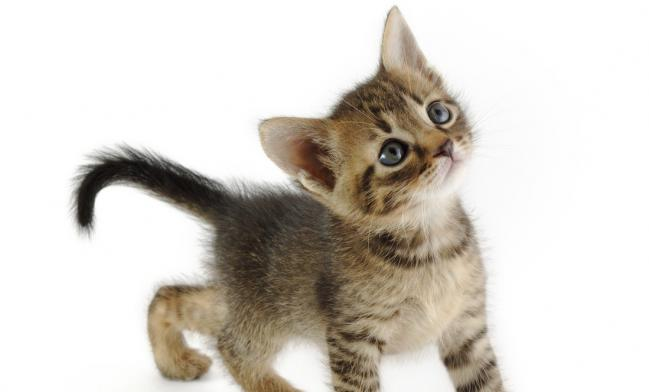
//> input picture OpencvLibro/Remaping/cat.jpg, 649 x 392 px
$ ./main   (built with g++ and OpenCV 4)
//> lines starting //> are read from the running program, lines starting //| are printed output that depends on the picture
//En este ejemplo se muestra como modificar la pocicion de los pixeles de una imagen, esto se conoce como
//transformaciones geometricas.
//Se utiliza la funcion remap para situar los nuevos pixeles en una nueva matriz, estos pixeles aparecen en un lugar diferente,
//la funcion remap permite cualquier transformacion geometrica dise馻da por el programador, pero son necesarios los argumentos que pide.
#include <opencv2/highgui/highgui.hpp>
#include <opencv2/imgproc/imgproc.hpp>
#include <cstdio>
#include <opencv2/opencv.hpp>
using namespace cv;
using namespace std;

void wave(Mat &imagen, Mat &resultado);
int main(){
	char NI[] = "cat.jpg";
	Mat img = imread(NI);
//> img is the input picture: 392 rows x 649 cols, CV_8UC3; mean B, G, R 201.3, 208.4, 213.4
	Mat dst;
	namedWindow("IMG", WINDOW_AUTOSIZE);
	wave(img, dst);
	imshow("IMG", dst);
	waitKey(0);

	return 0;
}

void wave(Mat &imagen, Mat &resultado) {
	Mat srcX(imagen.rows, imagen.cols, CV_32F);
	Mat srcY(imagen.rows, imagen.cols, CV_32F);
	for (int i = 0; i < imagen.rows; i++) {
		for (int j = 0; j < imagen.cols; j++) {
			srcX.at<float>(i, j) = j; //Matriz con las nuevas pociciones de los pixeles en el eje x
			srcY.at<float>(i, j) = i + 10 * sin(j / 10.0); //Matriz con las nuevas pociciones de los pixeles en el eje y
		}
	}
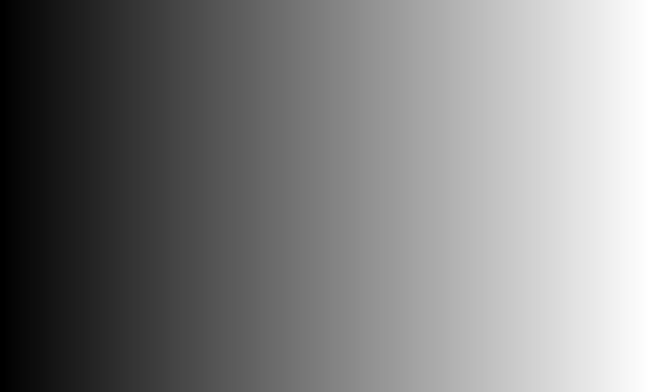
//> srcX: 392 rows x 649 cols, CV_32FC1; min 0, max 648, mean 324; drawn with min black and max white
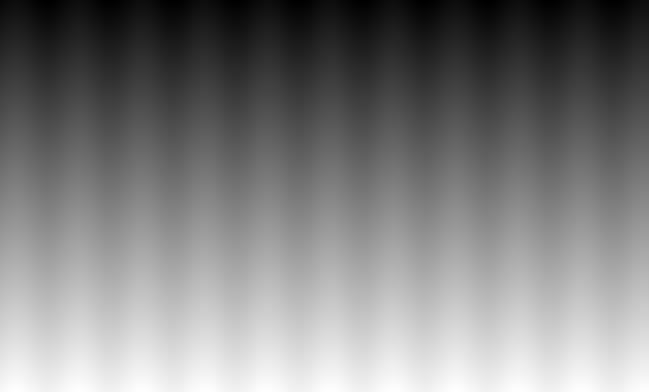
//> srcY: 392 rows x 649 cols, CV_32FC1; min -10, max 401, mean 195.7; drawn with min black and max white
	remap(imagen, resultado, srcX, srcY, INTER_NEAREST); //Funcion remap
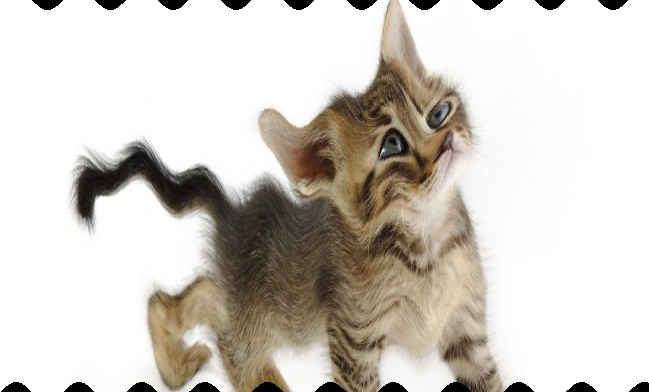
//> resultado: 392 rows x 649 cols, CV_8UC3; mean B, G, R 197.5, 204.5, 209.6
}
